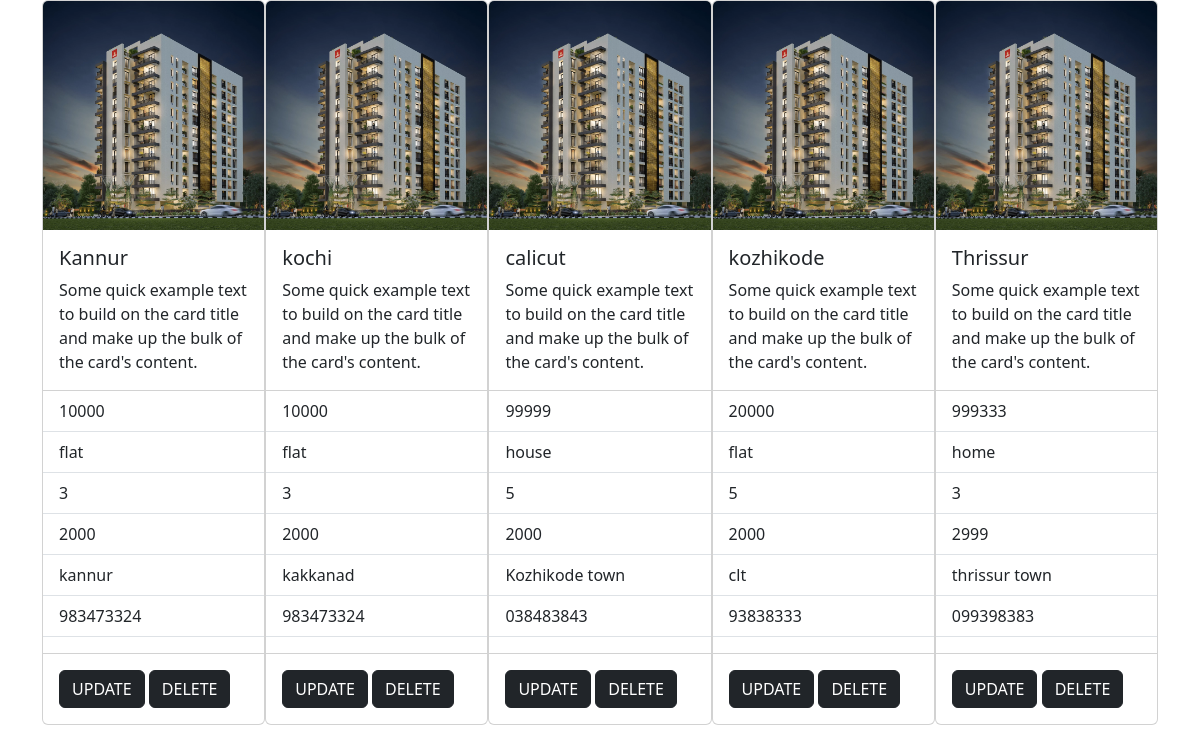
Page /list/ on the committed database.
### store/models.py (models this page shows, shortened)
class RealEstate(models.Model):
    address=models.CharField(max_length=100)
    price=models.PositiveIntegerField()
    property_type=models.CharField(max_length=20)
    number_of_bedrooms=models.PositiveBigIntegerField()
    square_footage=models.PositiveBigIntegerField()
    location=models.CharField(max_length=100)
    property_image=models.ImageField(upload_to="realestateimg",null=True)
    contact_detaild=models.CharField(max_length=100)

### store/views.py (the view)
# urls.py: path('list/',views.RealEstateList.as_view(),name="property-list"),
class RealEstateList(View):
    template_name="realestatelist.html"
    def get(self,request,*args,**kwargs):
        qs=RealEstate.objects.all()
        return render(request,self.template_name,{"data":qs})

### store/templates/realestatelist.html (shortened to what this page needs)
<!DOCTYPE html>
<html lang="en">
<head>
    <link href="https://cdn.jsdelivr.net/npm/bootstrap@5.3.3/dist/css/bootstrap.min.css" rel="stylesheet">
</head>
<body>
    <div class="container d-flex">
    {%for r in data %}
        <div class="card" style="width: 18rem;">
            <img src="{{r.property_image.url}}" class="card-img-top" alt="...">
            <div class="card-body">
              <h5 class="card-title">{{r.address}}</h5>
              <p class="card-text">Some quick example text to build on the card title and make up the bulk of the card's content.</p>
            </div>
            <ul class="list-group list-group-flush">
              <li class="list-group-item">{{r.price}}</li>
              <li class="list-group-item">{{r.property_type}}</li>
              <li class="list-group-item">{{r.number_of_bedrooms}}</li>
              <li class="list-group-item">{{r.square_footage}}</li>
              <li class="list-group-item">{{r.location}}</li>
              <li class="list-group-item">{{r.contact_detaild}}</li>
              <li class="list-group-item"></li>
            </ul>
            <div class="card-body">
              <a class="btn btn-dark" href="{%url 'property-update' r.id%}" >UPDATE</a>
              <a href="{%url 'property-delete' r.id%}" class="btn btn-dark">DELETE</a>
            </div>
          </div>
    {%endfor%}
    </div>
</body>
</html>

### rows in the picture
RealEstate: property_image (picture), address "Kannur", price "10000", property_type "flat", number_of_bedrooms "3", square_footage "2000", location "kannur", contact_detaild "983473324"
RealEstate: property_image (picture), address "kochi", price "10000", property_type "flat", number_of_bedrooms "3", square_footage "2000", location "kakkanad", contact_detaild "983473324"
RealEstate: property_image (picture), address "calicut", price "99999", property_type "house", number_of_bedrooms "5", square_footage "2000", location "Kozhikode town", contact_detaild "038483843"
RealEstate: property_image (picture), address "kozhikode", price "20000", property_type "flat", number_of_bedrooms "5", square_footage "2000", location "clt", contact_detaild "93838333"
RealEstate: property_image (picture), address "Thrissur", price "999333", property_type "home", number_of_bedrooms "3", square_footage "2999", location "thrissur town", contact_detaild "099398383"
